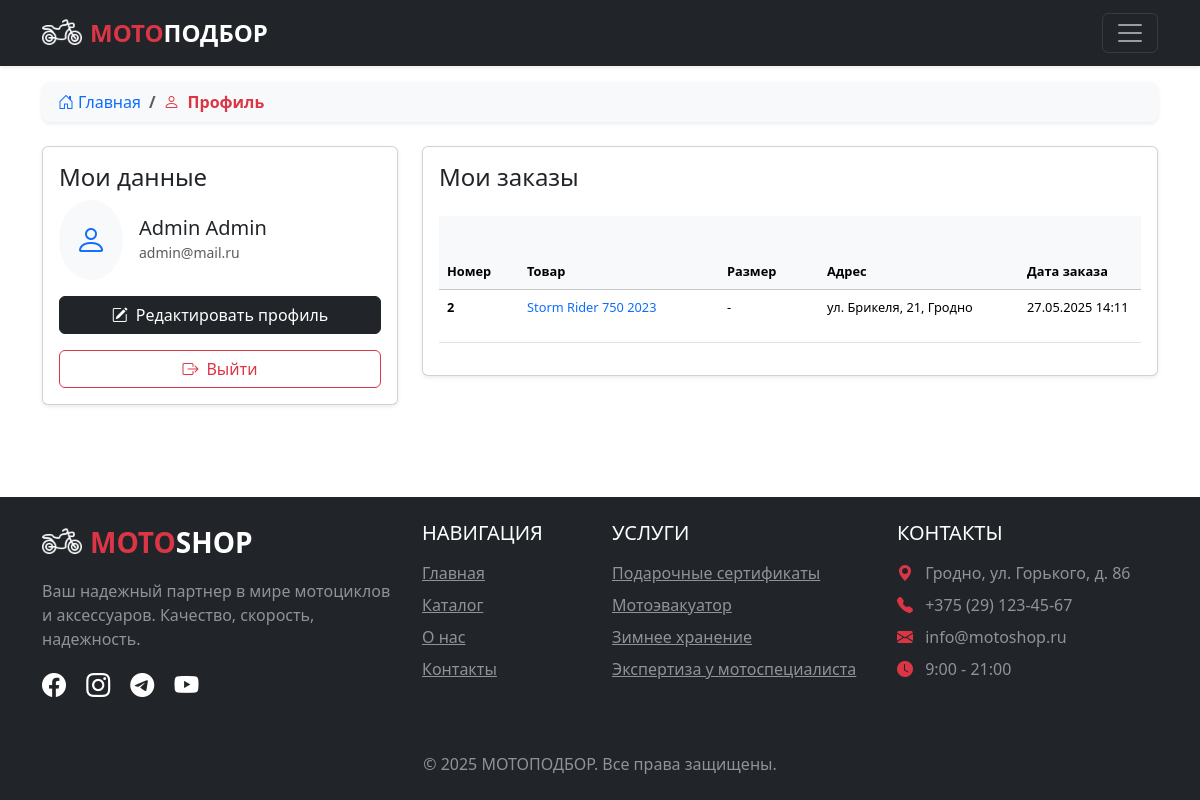
Screenshot of /profile (signed in) with the database file from the repository.
### app.py (models this page shows, shortened)
class Users(db.Model):
    id = db.Column(db.Integer,primary_key=True)
    name = db.Column(db.String(100))
    surname = db.Column(db.String(100))
    email = db.Column(db.String(100), unique=True)
    password = db.Column(db.String(100), unique=True)
    root = db.Column(db.Integer, default=0)
    orders = db.relationship('Orders', backref='user', lazy=True)

class Orders(db.Model):
    id = db.Column(db.Integer,primary_key=True)
    id_user = db.Column(db.Integer, db.ForeignKey('users.id'))
    id_article = db.Column(db.Integer, db.ForeignKey('articles.id'))
    address = db.Column(db.String(100))
    date = db.Column(db.DateTime, default=datetime.now)
    payment_method = db.Column(db.String(20), default='card')
    size = db.Column(db.String(100))
    phone = db.Column(db.String(100))

class Articles(db.Model):
    id = db.Column(db.Integer,primary_key=True)
    title = db.Column(db.String(100))
    text = db.Column(db.Text)
    image_name = db.Column(db.String(100))
    category = db.Column(db.String(100))
    price = db.Column(db.Integer)
    engine_size = db.Column(db.Integer)
    orders = db.relationship('Orders', backref='article', lazy=True)
    gallery_images = db.relationship('ArticleImages', backref='article', lazy=True, cascade="all, delete-orphan")

class Services(db.Model):
    id = db.Column(db.Integer,primary_key=True)
    title = db.Column(db.String(100))
    text = db.Column(db.Text)

### app.py (the view)
@app.route('/profile')
def profile():
    if not 'name' in session:
        abort(401)
    total_user = Users.query.filter_by(email=session['name']).first()
    orders = Orders.query.filter_by(id_user=total_user.id).join(Articles).all()
    user_ratings = {r.id_article: r for r in Ratings.query.filter_by(id_user=total_user.id).all()}
    for order in orders:
        order.article.user_rating = user_ratings.get(order.article.id)
    return render_template("profile.html", orders=orders)

### app.py (called while the page is built)
@app.context_processor
def inject_user():
    def get_user_name():
        if 'name' in session:
            user = Users.query.filter_by(email=session['name']).first()
            if user:
                user_ratings = {r.id_article: r for r in Ratings.query.filter_by(id_user=user.id).all()}
                for article in Articles.query.all():
                    article.user_rating = user_ratings.get(article.id)
            return user
    return dict(
        active_user=get_user_name(),
        articles_category=db.session.query(Articles.category).distinct().all(),
        services=db.session.query(Services).all()
    )

@app.context_processor
def utility_processor():
    def pluralize(count, form1, form2, form5):
        count = abs(count) % 100
        if 10 < count < 20:
            return form5
        count = count % 10
        if count == 1:
            return form1
        if 1 < count < 5:
            return form2
        return form5
    return dict(pluralize=pluralize)

@app.context_processor
def inject_services():
    return dict(
    services=db.session.query(Services).all(),
    )

@app.context_processor
def inject_custom_css():
    return dict(
        admin_css_url='/static/css/custom_admin.css'
    )

### templates/profile.html (shortened to what this page needs)
{% extends 'base.html' %}
{% block main %}
    <main>
      <div class="container my-3">
         <nav aria-label="breadcrumb" class="mb-4">
          <ol class="breadcrumb bg-light rounded-3 px-3 py-2 shadow-sm">
            <li class="breadcrumb-item"><a href="/" class="text-decoration-none"><i class="bi bi-house-door me-1"></i>Главная</a></li>
            <li class="breadcrumb-item active text-danger fw-bold" aria-current="page"><i class="bi bi-person me-2"></i>Профиль</li>
          </ol>
        </nav>
        <div class="row">
            <div class="col-md-4">
                <div class="card shadow-sm">
                    <div class="card-body">
                        <h1 class="h4">Мои данные</h1>
                        <div class="d-flex align-items-center mb-3">
                            <div class="bg-light rounded-circle p-3 me-3">
                                <i class="bi bi-person fs-2 text-primary"></i>
                            </div>
                            <div>
                                <h3 class="h5 mb-0">{{active_user.name}} {{active_user.surname}}</h3>
                                <small class="text-muted">{{active_user.email}}</small>
                            </div>
                        </div>
                        <button class="btn btn-dark w-100 mb-3" data-bs-toggle="modal" data-bs-target="#editProfileModal">
                            <i class="bi bi-pencil-square me-2"></i>Редактировать профиль
                        </button>
                        <a href="/logout" class="btn btn-outline-danger w-100">
                            <i class="bi bi-box-arrow-right me-2"></i>Выйти
                        </a>
                    </div>
                </div>
            </div>
            <div class="col-md-8">
                <div class="card shadow-sm">
                    <div class="card-body">
                        <h1 class="h4 mb-4">Мои заказы</h1>
                        {%if not orders%}
                        <div class="alert alert-info">
                            <i class="bi bi-info-circle me-2"></i>У вас пока нет заказов
                        </div>
                      {%else%}
                    <div class="table-responsive">
    <div class="table-responsive">
    <table class="table table-hover">
        <thead class="table-light">
            <tr>
                <th scope="col" style="min-width: 80px;">Номер</th>
                <th scope="col" style="min-width: 200px;">Товар</th>
                <th scope="col" style="min-width: 100px;">Размер</th>
                <th scope="col" style="min-width: 200px;">Адрес</th>
                <th scope="col" style="min-width: 150px;">Дата заказа</th>
            </tr>
        </thead>
        <tbody>
            {%for order in orders%}
            <tr>
                <th>{{order.id}}</th>
                <td><a href="/article/{{order.article.id}}" class="text-decoration-none">{{order.article.title}}</a></td>
                <td>{{order.size}}</td>
                <td>{{order.address}}</td>
                <td>{{order.date.strftime('%d.%m.%Y %H:%M')}}</td>
            </tr>
            {%endfor%}
        </tbody>
    </table>
</div>
                        {%endif%}
                    </div>
                </div>
            </div>
        </div>
      </div>
    </main>
{% endblock %}

### templates/base.html (shortened to what this page needs)
<!DOCTYPE html>
<html lang="ru">
  <head>
    <link rel="stylesheet" href="{{ url_for('static', filename='css/bootstrap.min.css') }}">
    <link rel="stylesheet" href="{{ url_for('static', filename='css/styles.css') }}">
    <link rel="stylesheet" href="https://cdn.jsdelivr.net/npm/bootstrap-icons@1.10.0/font/bootstrap-icons.css">
    <link rel="stylesheet" href="https://cdnjs.cloudflare.com/ajax/libs/animate.css/4.1.1/animate.min.css">
  </head>
  <body class="d-flex flex-column min-vh-100">
    <header class="navbar navbar-expand-xxl navbar-dark bg-dark shadow-sm" >
      <div class="container">
        <a href="/" class="navbar-brand d-flex align-items-center">
          <img src="{{ url_for('static', filename='img/icons/icon.png') }}" alt="MOTOSHOP Logo" width="40" height="40" class="me-2">
          <span class="fs-4 fw-bold text-danger">МОТО<span class="text-white">ПОДБОР</span></span>
        </a>
        <button class="navbar-toggler" type="button" data-bs-toggle="collapse" data-bs-target="#navbarMain">
          <span class="navbar-toggler-icon"></span>
        </button>
      </div>
    </header>
    {% block main %}{% endblock %}
    <footer class="bg-dark mt-auto py-4">
      <div class="container">
        <div class="row">
          <div class="col-lg-4 mb-4 mb-lg-0">
            <div class="d-flex align-items-center mb-3">
              <img src="{{ url_for('static', filename='img/icons/icon.png') }}" alt="MOTOSHOP Logo" width="40" height="40" class="me-2">
              <span class="fs-3 fw-bold text-danger">MOTO<span class="text-white">SHOP</span></span>
            </div>
            <p class="text-white-50">Ваш надежный партнер в мире мотоциклов и аксессуаров. Качество, скорость, надежность.</p>
            <div class="social-icons mt-3">
              <a href="https://www.facebook.com" target="_blank" class="text-white me-3"><i class="bi bi-facebook fs-4"></i></a>
              <a href="https://www.instagram.com" target="_blank" class="text-white me-3"><i class="bi bi-instagram fs-4"></i></a>
              <a href="https://telegram.org" target="_blank" class="text-white me-3"><i class="bi bi-telegram fs-4"></i></a>
              <a href="https://www.youtube.com" target="_blank" class="text-white"><i class="bi bi-youtube fs-4"></i></a>
            </div>
          </div>
          <div class="col-lg-2 col-md-6 mb-4 mb-md-0">
            <h5 class="text-uppercase text-white mb-3">Навигация</h5>
            <ul class="list-unstyled">
              <li class="mb-2"><a href="/" class="text-white-50 hover-white">Главная</a></li>
              <li class="mb-2"><a href="/catalog" class="text-white-50 hover-white">Каталог</a></li>
              <li class="mb-2"><a href="/about" class="text-white-50 hover-white">О нас</a></li>
              <li class="mb-2"><a href="/contacts" class="text-white-50 hover-white">Контакты</a></li>
            </ul>
          </div>
          <div class="col-lg-3 col-md-6 mb-4 mb-md-0">
            <h5 class="text-uppercase text-white mb-3">Услуги</h5>
            <ul class="list-unstyled">
              {% for service in services %}
              <li class="mb-2"><a href="/services/{{service.id}}" class="text-white-50 hover-white">{{service.title}}</a></li>
              {% endfor %}
            </ul>
          </div>
          <div class="col-lg-3 col-md-6">
            <h5 class="text-uppercase text-white mb-3">Контакты</h5>
            <ul class="list-unstyled text-white-50">
              <li class="mb-2"><i class="bi bi-geo-alt-fill me-2 text-danger"></i> Гродно, ул. Горького, д. 86</li>
              <li class="mb-2"><i class="bi bi-telephone-fill me-2 text-danger"></i> +375 (29) 123-45-67</li>
              <li class="mb-2"><i class="bi bi-envelope-fill me-2 text-danger"></i> info@motoshop.ru</li>
              <li class="mb-2"><i class="bi bi-clock-fill me-2 text-danger"></i> 9:00 - 21:00</li>
            </ul>
          </div>
        </div>
        <hr class="my-4 bg-secondary">
        <div class="row align-items-center">
          <div class="col-md-12 text-center text-center">
            <p class="mb-0 text-white-50">&copy; 2025 МОТОПОДБОР. Все права защищены.</p>
          </div>
        </div>
      </div>
    </footer>
  </body>
</html>

### static/css/styles.css (style rules this page uses)
html { height: 100%; }
body { display: flex; flex-direction: column; height: 100%; background-color: #ffff; border-radius: 30px; }
main { flex: 1 0 auto; }
footer { flex: 0 0 auto; }
.table-responsive { font-size: 0.8rem; }
.table td, .table th { white-space: normal; word-wrap: break-word; }

### rows the page displays
Users: name "Admin", surname "Admin", email "admin@mail.ru"
Orders: id "2", article "Storm Rider 750 2023", size "-", address "ул. Брикеля, 21, Гродно", date "27.05.2025 14:11"
Services: title "Подарочные сертификаты"
Services: title "Мотоэвакуатор"
Services: title "Зимнее хранение"
Services: title "Экспертиза у мотоспециалиста"
